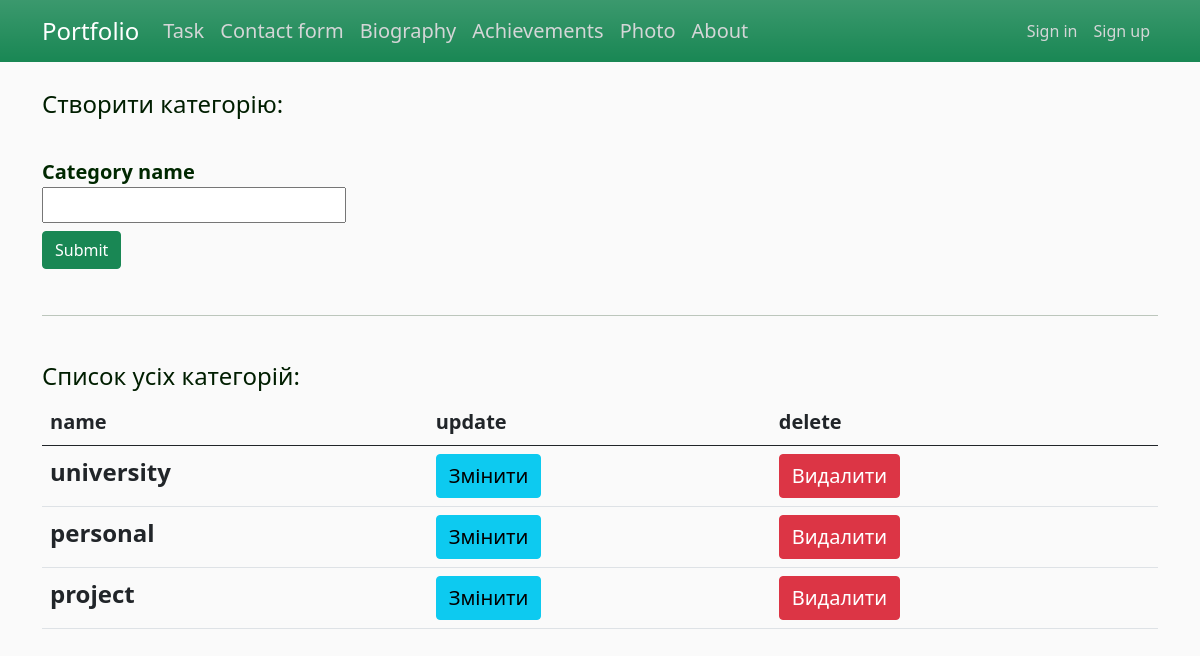
The page /tsk/category on the database as committed earlier.
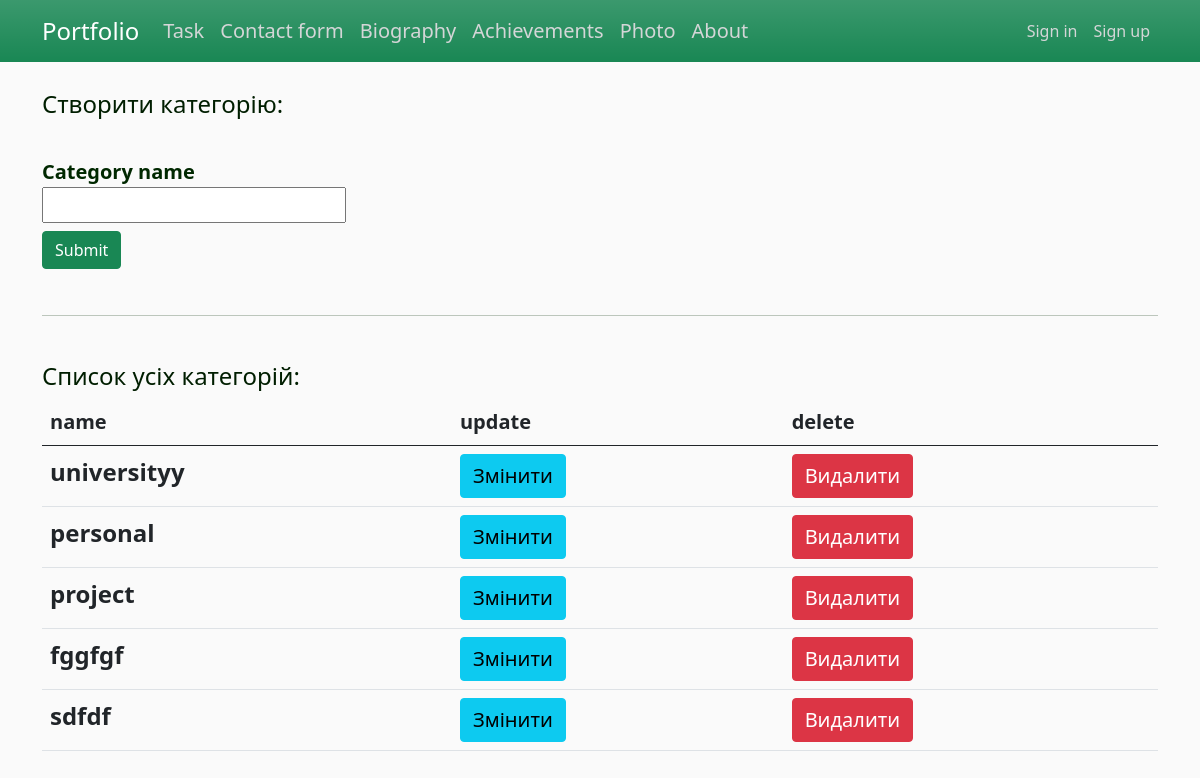
The same page on the database as committed later.
### app/task/models.py (models this page shows, shortened)
class Category(db.Model):
    id = db.Column(db.Integer, primary_key=True)
    name = db.Column(db.String(255), nullable=False, unique=True)
    tasks = db.relationship('Task', backref='categor', lazy='dynamic')

### app/task/views.py (the view, shortened to what this page needs)
@task_bp.route("/category", methods=['POST', 'GET'])
def category():
    print("category")
    all_categories = Category.query.all()
    form = CategoryForm()
    return render_template('category.html', title='Категорії', form=form, all_categories=all_categories)

### app/task/forms.py
class CategoryForm(FlaskForm):
    name = StringField('Category name', validators=[DataRequired()])
    submit = SubmitField('Submit')

### app/task/templates/task/category.html (shortened to what this page needs)
{% extends "layout.html" %}
{% block content %}
    {% from "_render_field.html" import render_field %}
    <h4>Cтворити категорію:</h4>
    <br>
    <form action="{{ url_for('task_bp_in.category') }}" method="POST">
        {{ render_field(form.name) }}
        {{ form.submit(class="btn btn-success") }}
    </form>
    <br><hr><br>
    <h4>Cписок усіх категорій:</h4>
    <table class="table table-hover">
      <thead>
        <tr>
          <th scope="col">name</th>
          <th scope="col">update</th>
          <th scope="col">delete</th>
        </tr>
      </thead>
      <tbody>
        {% for categ in all_categories %}
            <tr>
                <th> <b class="fs-4">{{ categ.name }}</b> </th>
                <td> <a href="{{url_for('task_bp_in.category_update', id=categ.id)}}" class="btn btn-info fs-5"> Змінити </a> </td>
                <td> <a href="{{url_for('task_bp_in.category_delete', id=categ.id)}}" class="btn btn-danger fs-5"> Видалити </a> </td>
            </tr>
        {% endfor %}
      </tbody>
    </table>
{% endblock content %}

Rows that differ between the two databases and show on the page:
changed Category: name "university" → "universityy"
added Category: name "fggfgf"
added Category: name "sdfdf"
